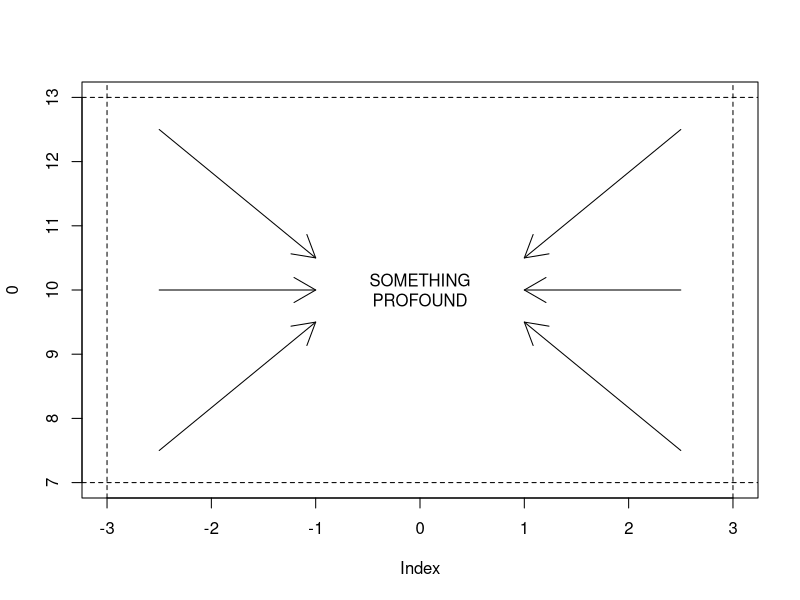
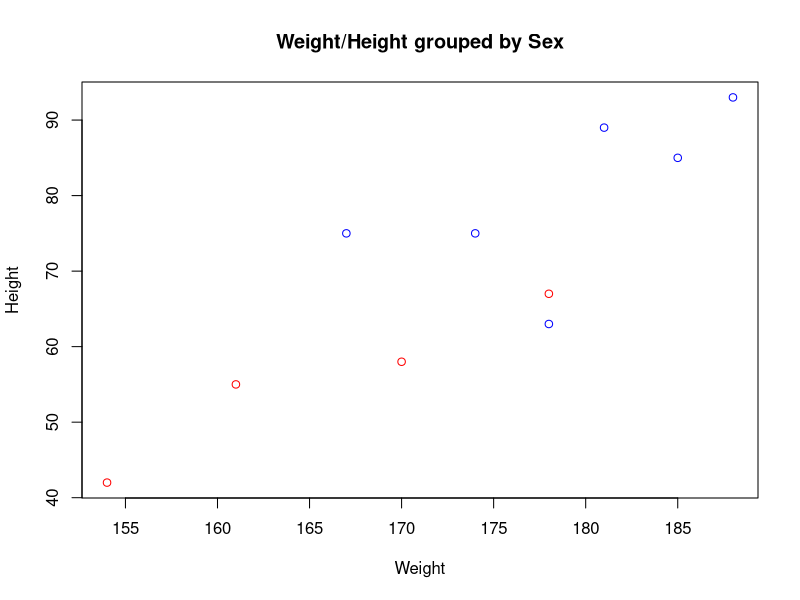

Recreate these plots in R, in order.
#2.2
a <- 3^2 * 4^(1/8)
a <- a / 2.33
a
b <- -8.2e-13
a * b

#2.3
a <- seq(from=5,to=-11,by=-0.3)
b <- rev(a)

c <- rep(rep(c(-1.3,5.7,-9),10), 2)
c <- sort(c, decreasing = TRUE)

d <- c(6:12, rep(5.3, 3), -3, seq(from=102, to=length(c), by=(length(c)-102) / 8))
length(d)

#2.4
a <- c(3:6, rep(c(2,-5.1,-33), 2), ((7/42) + 2))
b <- c(a[1], a[length(a)])
c <- a[3:(length(a) - 1)]
d <- c(b[1], c, b[2])
a <- sort(a)
e <- a[length(a):1]
e == sort(a, decreasing = TRUE)
g <- c(rep(c[3], 3), rep(c[6], 4), c[length(c)])

#2.5
a <- rep(c(2,0.5,1), 3)
a <- subset(a, a==1)

#3.1
a <- matrix(c(4.3,3.1,8.2,8.2,3.2,0.9,1.6,6.5), 4, 2)
dim(a[-3,])
a[,2] <- sort(a[,2], decreasing = FALSE)
d <- matrix(a[-4,-1])
e <- a[3:4,]
#Fuck that f question
#CBA to do the array stuff but you make them like this
testArray <- array(data = rep(c(1,2,3), 20), dim = c(6,5,2))
testArray


#6.2
d <- matrix(c(34,23,33,42,41,0,1,1,0,0,1,2,1,1,2), 5, 3)
d <- as.data.frame(d)
d[,2] <- as.logical(d[,2])
d[,3] <- as.factor(d[,3])

#7.1
plot(0,xlim=c(-3,3), ylim=c(7,13))
#Horizontal
arrows(x0=-2.5, y0=10,x1=-1, y1=10)
arrows(x0=2.5, y0=10,x1=1, y1=10)
#left arrows
arrows(x0=-2.5, y0=7.5, x1=-1, y1=9.5)
arrows(x0=-2.5, y0=12.5, x1=-1, y1=10.5)
#right arrows
arrows(x0=2.5, y0=7.5, x1=1, y1=9.5)
arrows(x0=2.5, y0=12.5, x1=1, y1=10.5)
#Vertical/Horizontal lines
abline(v=-3, lty=2)
abline(v=3, lty=2)
abline(h=7, lty=2)
abline(h=13, lty=2)
#Text
text(x=0, y=10, label="SOMETHING\nPROFOUND")


#Part b
height <- c(55,85,75,42,93,63,58,75,89,67)
sex <- factor(c("female","male","male","female","male","male","female","male","male","female"))
weight <- c(161,185,174,154,188,178,170,167,181,178)

plotData <- data.frame(height, weight, sex)
plot(0, xlim=c(min(plotData$weight), max(plotData$weight)), ylim=c(min(plotData$height), max(plotData$height)),
     xlab="Weight", ylab="Height", main="Weight/Height grouped by Sex")
points(plotData$weight[plotData$sex=="male"], plotData$height[plotData$sex=="male"], col="blue")
points(plotData$weight[plotData$sex=="female"], plotData$height[plotData$sex=="female"], col="red")
